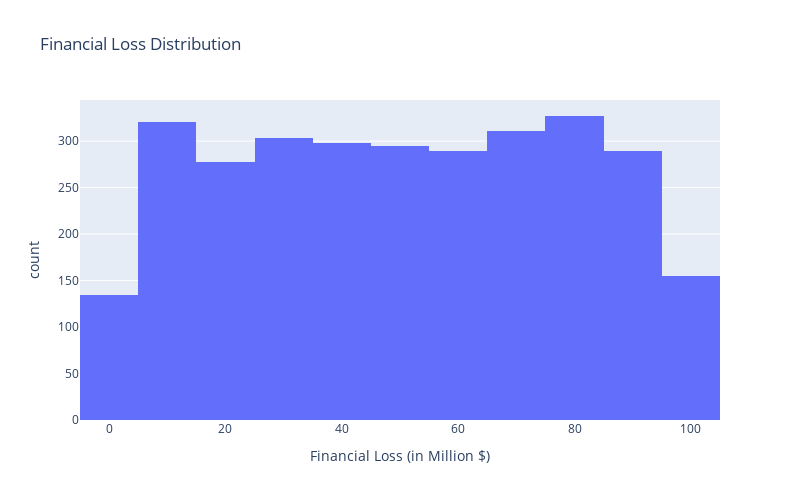

Notebook source saved alongside this figure:
### Markdown cell above
## **Financial Loss Distribution**

### Code cell
fig = px.histogram(
    df,
    x = 'Financial Loss (in Million $)',
    nbins=10,
    title='Financial Loss Distribution',
     width=800,
    height=500

)
fig.show()

### Figure 1 — Plotly figure (JSON) as saved in the notebook; plotly's stock layout.template omitted (floating-point values rounded to 4 significant figures; data arrays with more than 128 entries replaced by an {"elided": "..."} marker saying what was removed)
{"data": [{"bingroup": "x", "hovertemplate": "Financial Loss (in Million $)=%{x}<br>count=%{y}<extra></extra>", "legendgroup": "", "marker": {"color": "#636efa", "pattern": {"shape": ""}}, "name": "", "nbinsx": 10, "orientation": "v", "showlegend": false, "type": "histogram", "x": {"elided": "3000 float values"}, "xaxis": "x", "yaxis": "y"}], "layout": {"barmode": "relative", "height": 500, "legend": {"tracegroupgap": 0}, "title": {"text": "Financial Loss Distribution"}, "width": 800, "xaxis": {"anchor": "y", "domain": [0, 1], "title": {"text": "Financial Loss (in Million $)"}}, "yaxis": {"anchor": "x", "domain": [0, 1], "title": {"text": "count"}}}}
